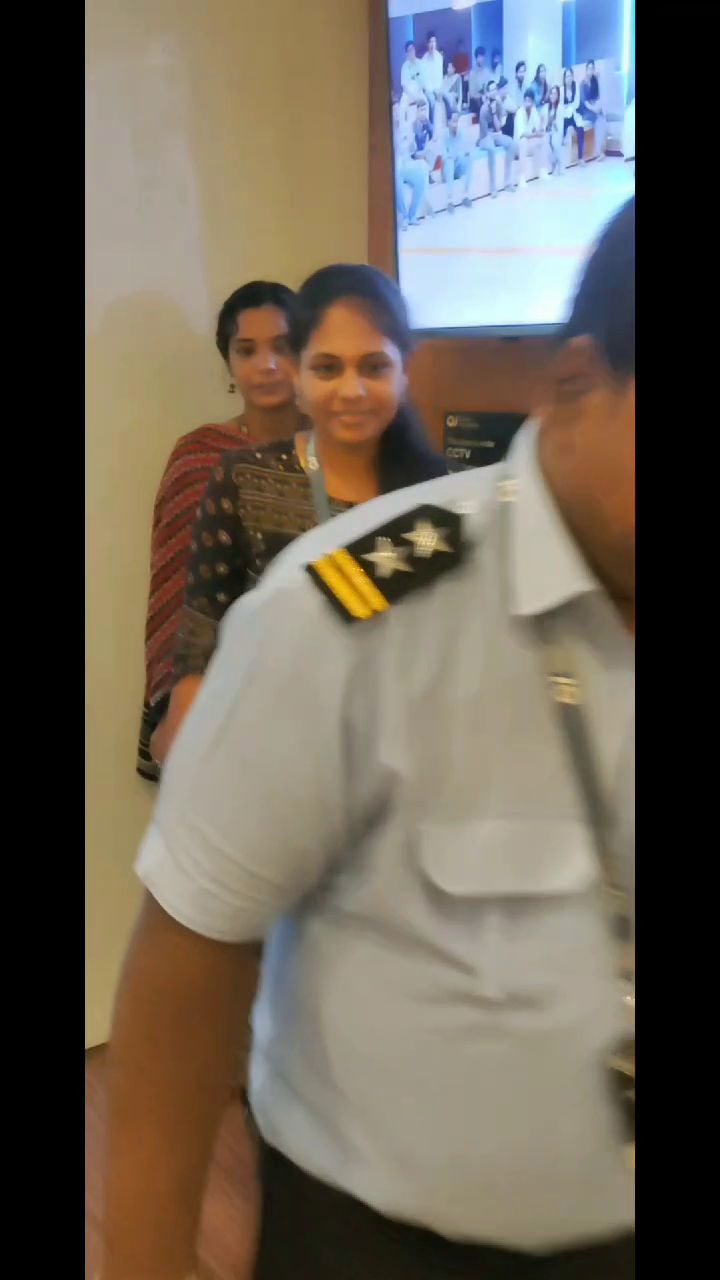
#> input picture frame 30 of CV/Video.mp4, 720 x 1280 px
$ python test1.py
#> lines starting #> are read from the running program, lines starting #| are printed output that depends on the picture; after the words box and inside, x2 and y2 are one past the last pixel; in counts of white or black regions, pixels touching at a corner belong together
#> further down, frame is the input picture: shape (1280, 720, 3); mean B, G, R 85.3, 98.1, 106.8
import cv2
import numpy as np
# Choose a suitable model (e.g., YOLOv5, SSD, Faster R-CNN) and download its weights
model = cv2.CascadeClassifier('haarcascade_frontalface_default.xml')  # Example using Haar cascade
def count_people(frame):
    gray = cv2.cvtColor(frame, cv2.COLOR_BGR2GRAY)
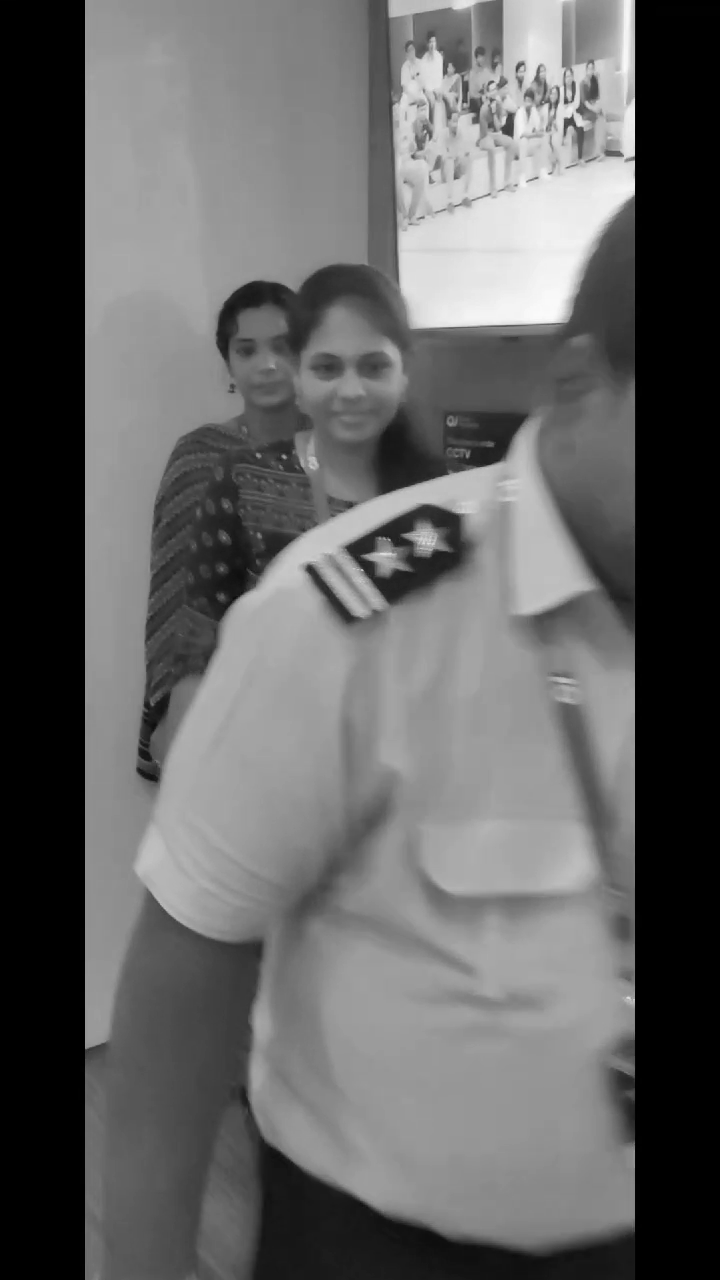
#> gray: shape (1280, 720); min 0, max 250, mean 99.2
    people = model.detectMultiScale(gray, 1.1, 4)
#> people = [[212, 310, 102, 102], [282, 316, 133, 133], [324, 790, 308, 308]]

    count = 0
    for (x, y, w, h) in people:
        cv2.rectangle(frame, (x, y), (x+w, y+h), (0, 255, 0), 2)  # Optional: draw bounding boxes
        count += 1
#> this loop made 3 passes
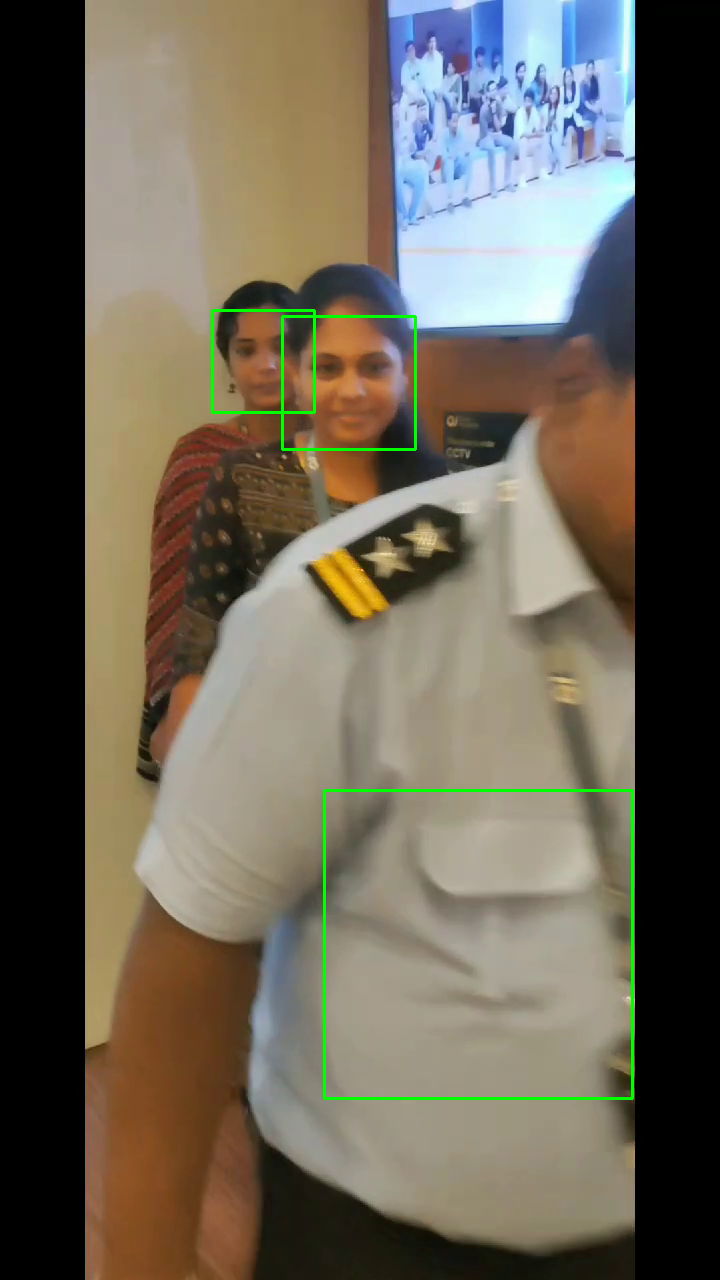
#> frame: shape (1280, 720, 3); 0.7% of pixels changed, all inside (x1, y1, x2, y2) = (211, 309, 634, 1100)
#> after the loop, count = 3

    return count, frame
cap = cv2.VideoCapture('C:/Users/nimal/Downloads/CV/Video.mp4')

total_count = 0
while True:
    ret, frame = cap.read()
    if not ret:
        break

    count, frame = count_people(frame)
#> count = 3
    total_count += count
#> total_count = 3

    # Display the frame with count (optional)
    cv2.putText(frame, f"Total People: {total_count}", (10, 30), cv2.FONT_HERSHEY_SIMPLEX, 1, (0, 255, 0), 2)
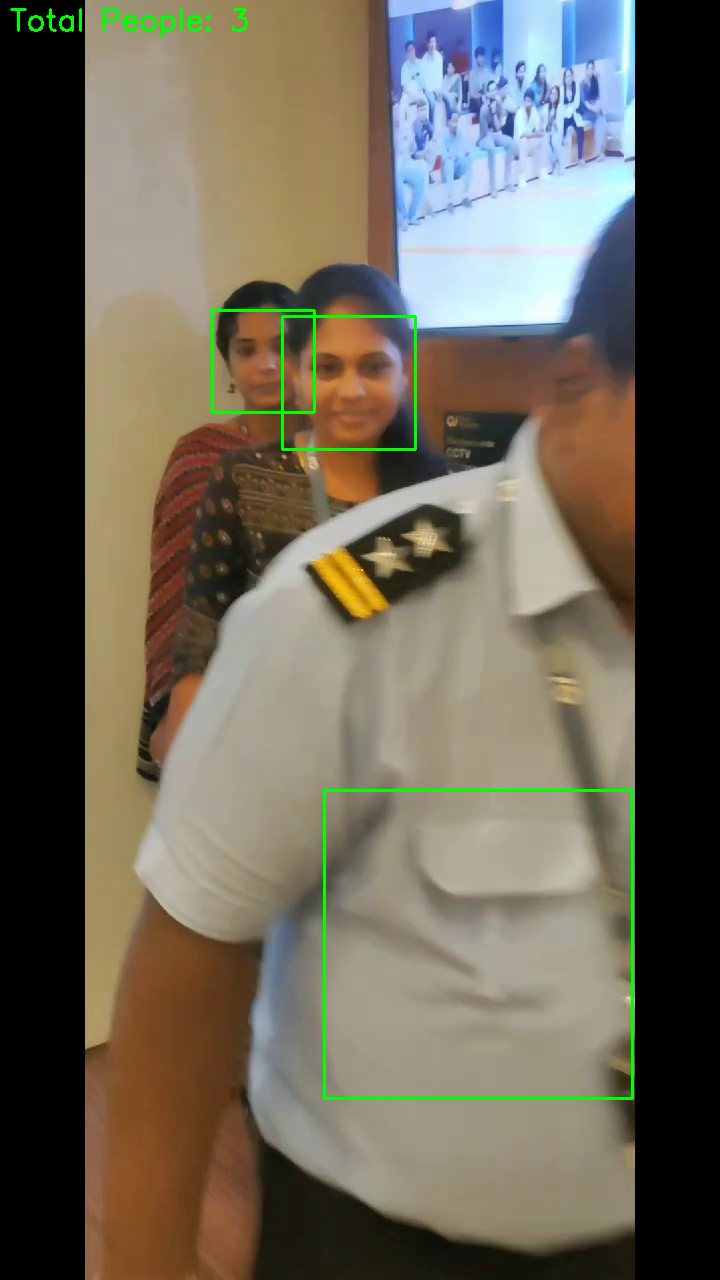
#> frame: shape (1280, 720, 3); 0.17% of pixels changed, all inside (x1, y1, x2, y2) = (10, 8, 248, 39)
    cv2.imshow("People Counter", frame)

    if cv2.waitKey(1) == ord('q'):
#> (key q is pressed here)
        break

cap.release()
cv2.destroyAllWindows()

$ run again, starting later in the video
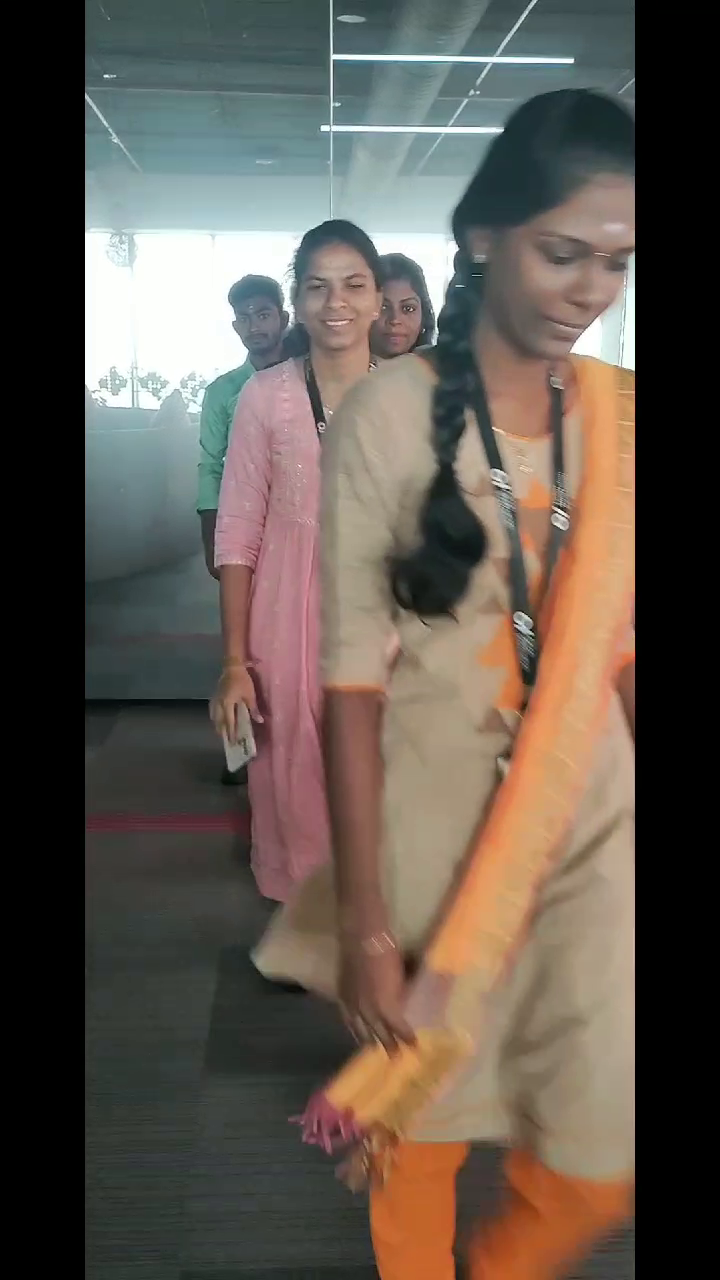
#> input picture frame 136 of CV/Video.mp4, 720 x 1280 px
#> frame is the input picture: shape (1280, 720, 3); mean B, G, R 78.9, 87.4, 96.2
#> people = [[365, 283, 65, 65], [291, 251, 92, 92], [531, 216, 117, 117]]
#> the loop in count_people, `for (x, y, w, h) in people:` made 3 passes
#> after the loop in count_people, `for (x, y, w, h) in people:`:
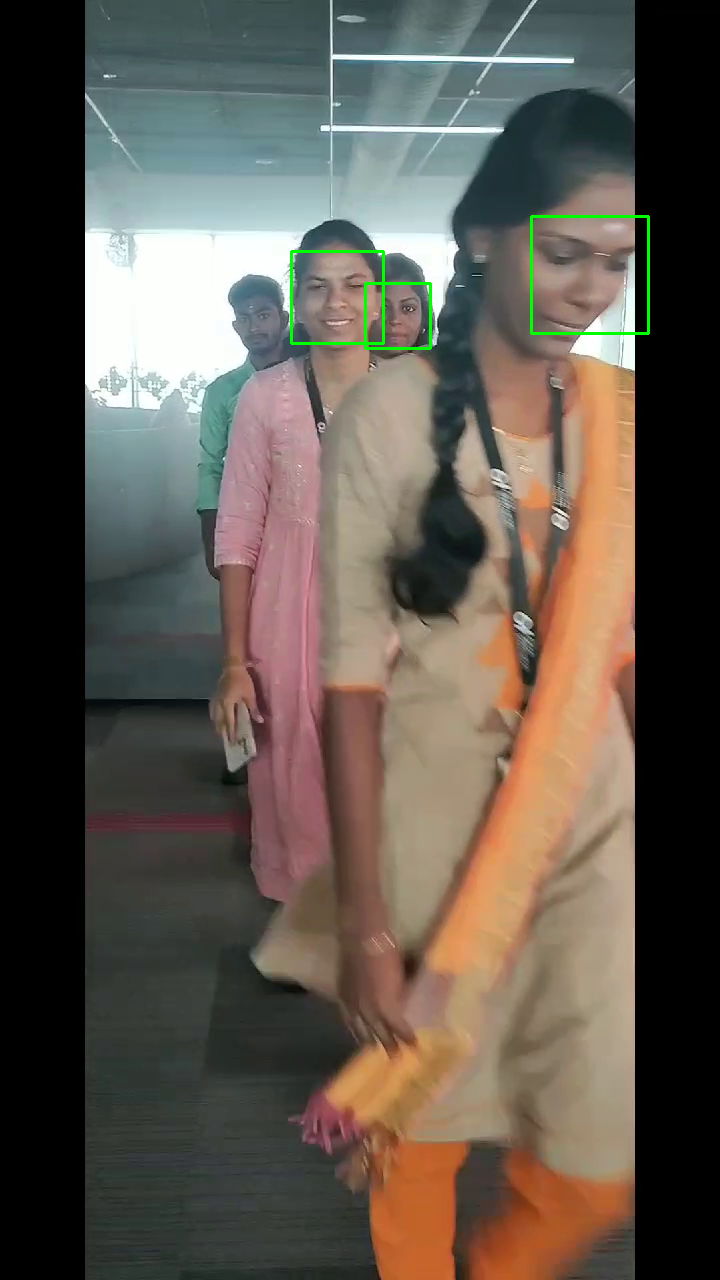
#> frame: shape (1280, 720, 3); 0.35% of pixels changed, all inside (x1, y1, x2, y2) = (290, 215, 650, 350)
#> after the loop in count_people, `for (x, y, w, h) in people:`: count = 3
#> `cv2.putText(frame, f"Total People: {total_count}", (10, 30), cv2.FONT_..`:
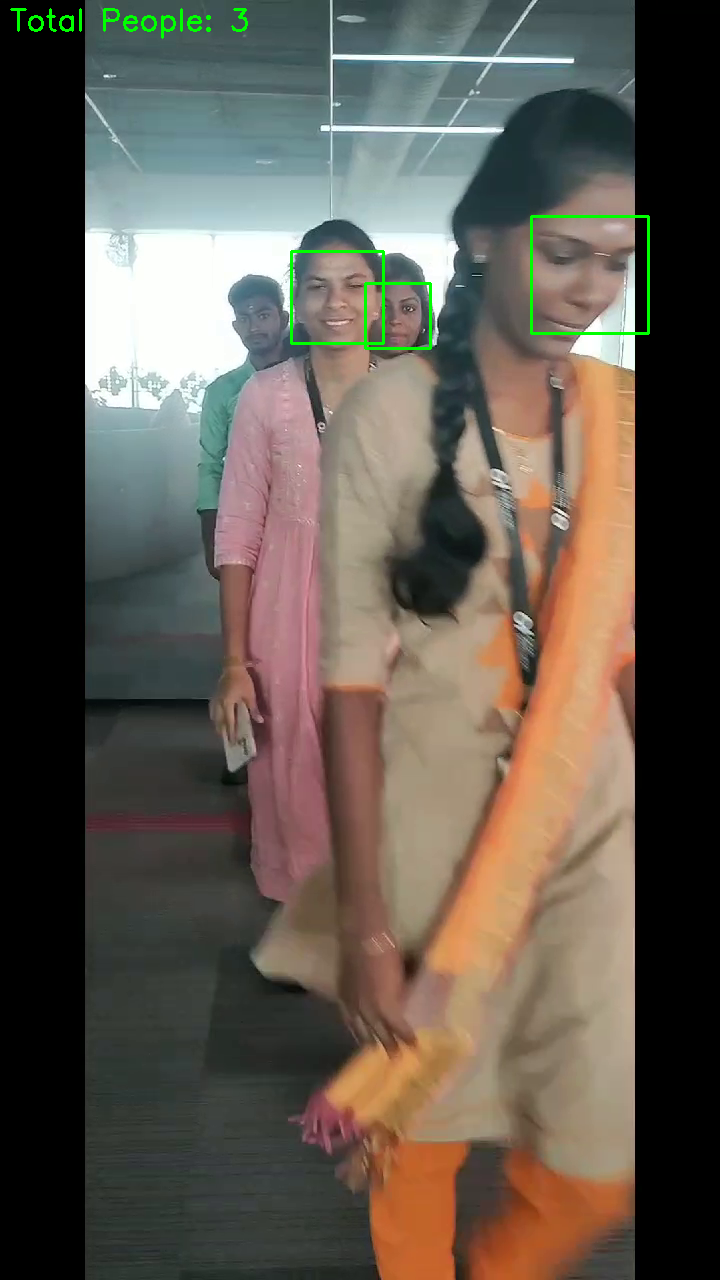
#> frame: shape (1280, 720, 3); 0.17% of pixels changed, all inside (x1, y1, x2, y2) = (10, 8, 248, 39)

$ run again, starting later in the video
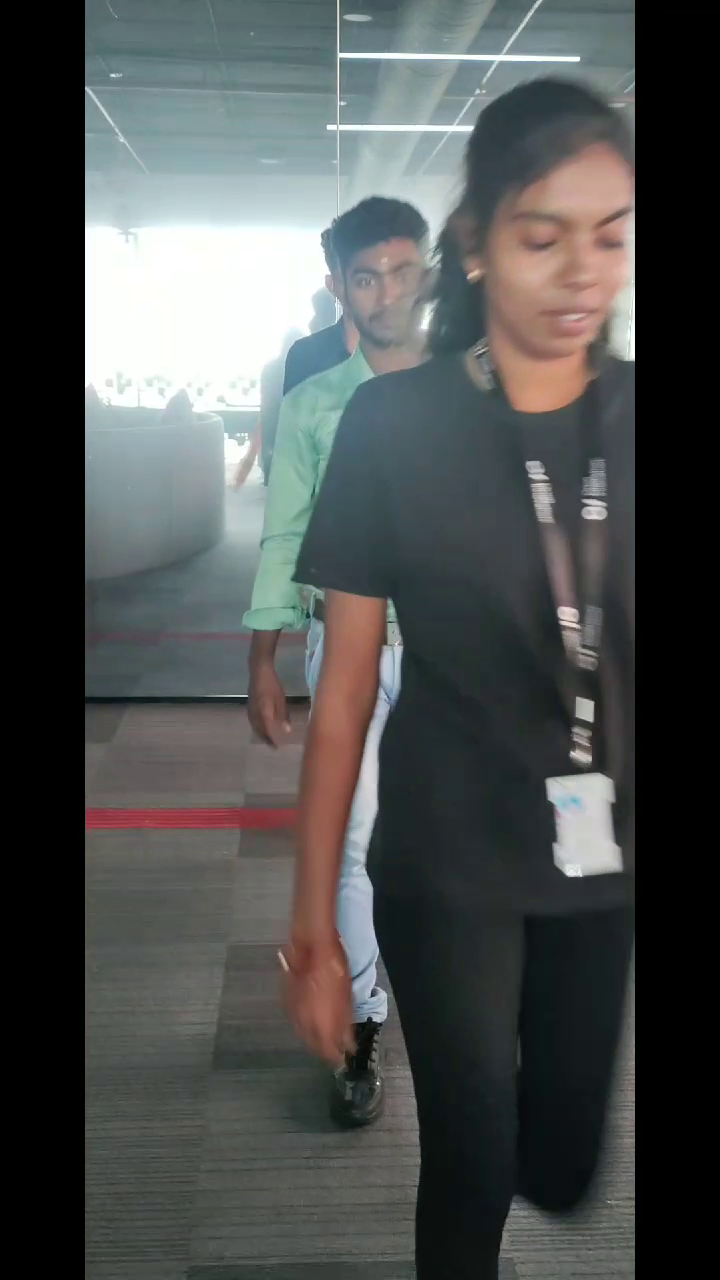
#> input picture frame 242 of CV/Video.mp4, 720 x 1280 px
#> frame is the input picture: shape (1280, 720, 3); mean B, G, R 79.6, 80.3, 77.1
#> people = [[479, 166, 185, 185]]
#> the loop in count_people, `for (x, y, w, h) in people:` made 1 pass
#> (x, y, w, h, count) on pass 1: (479, 166, 185, 185, 1)
#> after the loop in count_people, `for (x, y, w, h) in people:`:
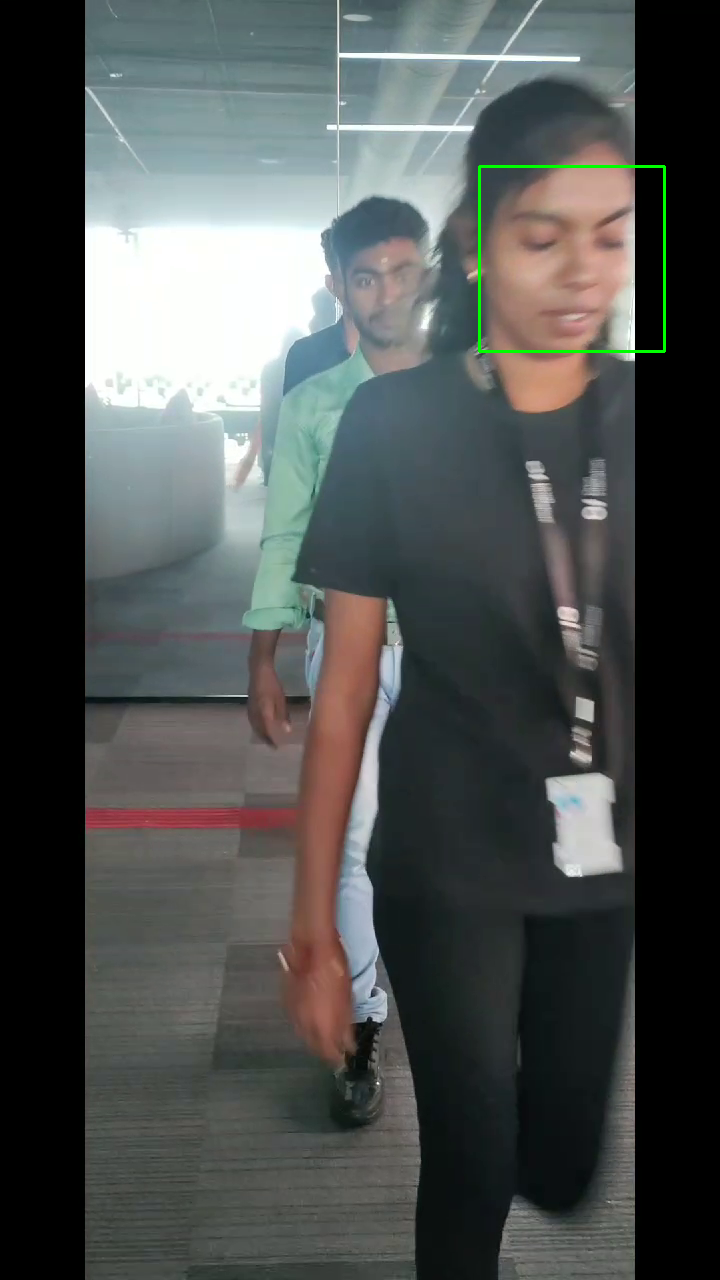
#> frame: shape (1280, 720, 3); 0.24% of pixels changed, all inside (x1, y1, x2, y2) = (478, 165, 666, 353)
#> after the loop in count_people, `for (x, y, w, h) in people:`: count = 1
#> `cv2.putText(frame, f"Total People: {total_count}", (10, 30), cv2.FONT_..`:
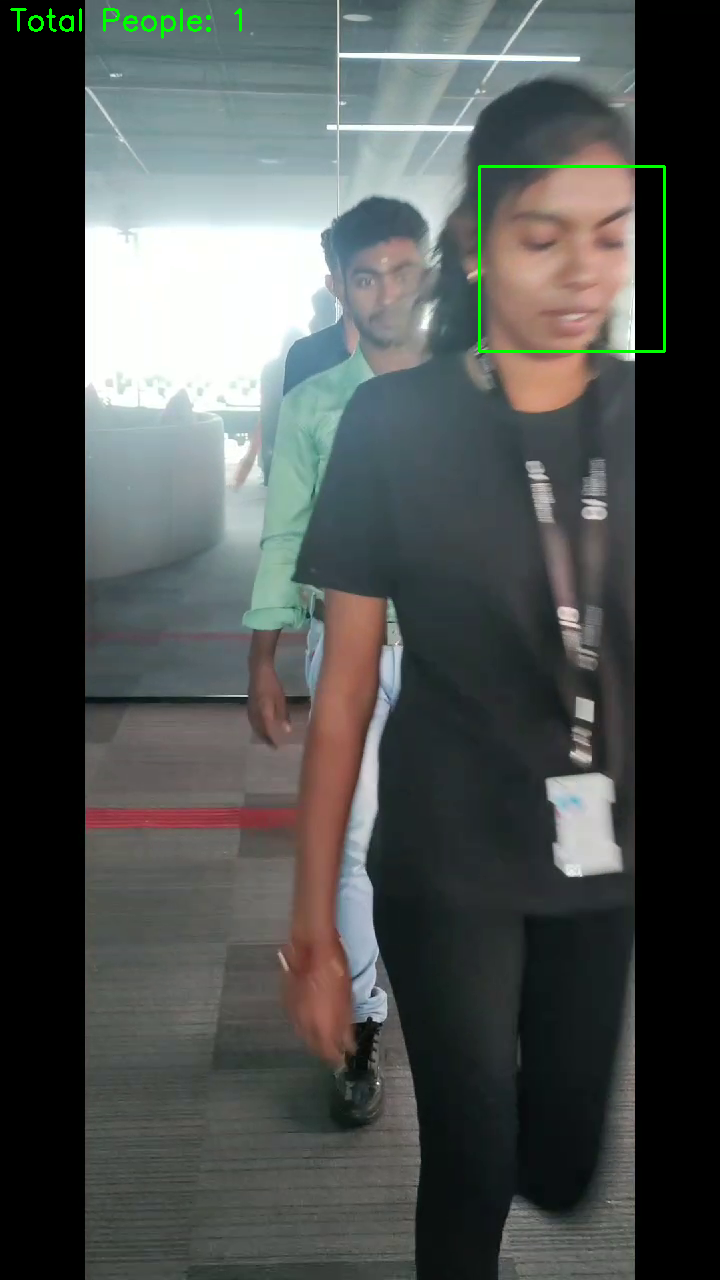
#> frame: shape (1280, 720, 3); 0.16% of pixels changed, all inside (x1, y1, x2, y2) = (10, 8, 242, 39)
